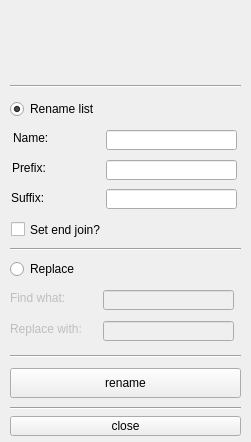
<?xml version="1.0" encoding="UTF-8"?>
<ui version="4.0">
 <class>RenameWindow</class>
 <widget class="QMainWindow" name="RenameWindow">
  <property name="windowModality">
   <enum>Qt::NonModal</enum>
  </property>
  <property name="enabled">
   <bool>true</bool>
  </property>
  <property name="geometry">
   <rect>
    <x>0</x>
    <y>0</y>
    <width>251</width>
    <height>442</height>
   </rect>
  </property>
  <property name="sizePolicy">
   <sizepolicy hsizetype="Fixed" vsizetype="Fixed">
    <horstretch>0</horstretch>
    <verstretch>0</verstretch>
   </sizepolicy>
  </property>
  <property name="minimumSize">
   <size>
    <width>251</width>
    <height>442</height>
   </size>
  </property>
  <property name="maximumSize">
   <size>
    <width>251</width>
    <height>442</height>
   </size>
  </property>
  <property name="contextMenuPolicy">
   <enum>Qt::DefaultContextMenu</enum>
  </property>
  <property name="windowTitle">
   <string>Rename v1.0</string>
  </property>
  <property name="toolButtonStyle">
   <enum>Qt::ToolButtonIconOnly</enum>
  </property>
  <property name="animated">
   <bool>false</bool>
  </property>
  <property name="tabShape">
   <enum>QTabWidget::Rounded</enum>
  </property>
  <property name="unifiedTitleAndToolBarOnMac">
   <bool>false</bool>
  </property>
  <widget class="QWidget" name="centralwidget">
   <widget class="QLineEdit" name="newNameTf">
    <property name="geometry">
     <rect>
      <x>106</x>
      <y>130</y>
      <width>131</width>
      <height>20</height>
     </rect>
    </property>
   </widget>
   <widget class="QLineEdit" name="prefixTf">
    <property name="enabled">
     <bool>true</bool>
    </property>
    <property name="geometry">
     <rect>
      <x>106</x>
      <y>160</y>
      <width>131</width>
      <height>20</height>
     </rect>
    </property>
    <property name="frame">
     <bool>true</bool>
    </property>
   </widget>
   <widget class="QLineEdit" name="suffixTf">
    <property name="enabled">
     <bool>true</bool>
    </property>
    <property name="geometry">
     <rect>
      <x>106</x>
      <y>189</y>
      <width>131</width>
      <height>20</height>
     </rect>
    </property>
   </widget>
   <widget class="Line" name="line">
    <property name="geometry">
     <rect>
      <x>10</x>
      <y>76</y>
      <width>231</width>
      <height>20</height>
     </rect>
    </property>
    <property name="orientation">
     <enum>Qt::Horizontal</enum>
    </property>
   </widget>
   <widget class="QPushButton" name="renameBt">
    <property name="geometry">
     <rect>
      <x>10</x>
      <y>368</y>
      <width>231</width>
      <height>30</height>
     </rect>
    </property>
    <property name="text">
     <string>rename</string>
    </property>
   </widget>
   <widget class="Line" name="line_2">
    <property name="geometry">
     <rect>
      <x>10</x>
      <y>399</y>
      <width>231</width>
      <height>19</height>
     </rect>
    </property>
    <property name="orientation">
     <enum>Qt::Horizontal</enum>
    </property>
   </widget>
   <widget class="QCheckBox" name="endCb">
    <property name="geometry">
     <rect>
      <x>11</x>
      <y>221</y>
      <width>111</width>
      <height>17</height>
     </rect>
    </property>
    <property name="text">
     <string>Set end join?</string>
    </property>
   </widget>
   <widget class="QPushButton" name="closeBt">
    <property name="geometry">
     <rect>
      <x>10</x>
      <y>416</y>
      <width>231</width>
      <height>20</height>
     </rect>
    </property>
    <property name="text">
     <string>close</string>
    </property>
   </widget>
   <widget class="Line" name="line_3">
    <property name="geometry">
     <rect>
      <x>10</x>
      <y>239</y>
      <width>231</width>
      <height>20</height>
     </rect>
    </property>
    <property name="orientation">
     <enum>Qt::Horizontal</enum>
    </property>
   </widget>
   <widget class="QRadioButton" name="renameRb">
    <property name="geometry">
     <rect>
      <x>10</x>
      <y>99</y>
      <width>100</width>
      <height>20</height>
     </rect>
    </property>
    <property name="text">
     <string>Rename list</string>
    </property>
    <property name="checked">
     <bool>true</bool>
    </property>
    <property name="autoRepeat">
     <bool>false</bool>
    </property>
   </widget>
   <widget class="QRadioButton" name="replaceRb">
    <property name="enabled">
     <bool>true</bool>
    </property>
    <property name="geometry">
     <rect>
      <x>10</x>
      <y>259</y>
      <width>100</width>
      <height>20</height>
     </rect>
    </property>
    <property name="text">
     <string>Replace</string>
    </property>
    <property name="checkable">
     <bool>true</bool>
    </property>
    <property name="checked">
     <bool>false</bool>
    </property>
   </widget>
   <widget class="QLabel" name="nameLb">
    <property name="geometry">
     <rect>
      <x>13</x>
      <y>130</y>
      <width>60</width>
      <height>16</height>
     </rect>
    </property>
    <property name="text">
     <string>Name:</string>
    </property>
   </widget>
   <widget class="QLabel" name="prefixLb">
    <property name="geometry">
     <rect>
      <x>12</x>
      <y>160</y>
      <width>50</width>
      <height>16</height>
     </rect>
    </property>
    <property name="text">
     <string>Prefix:</string>
    </property>
   </widget>
   <widget class="QLabel" name="sufixLb">
    <property name="geometry">
     <rect>
      <x>11</x>
      <y>190</y>
      <width>50</width>
      <height>16</height>
     </rect>
    </property>
    <property name="text">
     <string>Suffix:</string>
    </property>
   </widget>
   <widget class="Line" name="line_4">
    <property name="geometry">
     <rect>
      <x>10</x>
      <y>347</y>
      <width>231</width>
      <height>19</height>
     </rect>
    </property>
    <property name="orientation">
     <enum>Qt::Horizontal</enum>
    </property>
   </widget>
   <widget class="QLineEdit" name="findTf">
    <property name="enabled">
     <bool>false</bool>
    </property>
    <property name="geometry">
     <rect>
      <x>103</x>
      <y>290</y>
      <width>131</width>
      <height>20</height>
     </rect>
    </property>
   </widget>
   <widget class="QLabel" name="findLb">
    <property name="enabled">
     <bool>false</bool>
    </property>
    <property name="geometry">
     <rect>
      <x>10</x>
      <y>290</y>
      <width>91</width>
      <height>16</height>
     </rect>
    </property>
    <property name="text">
     <string>Find what:</string>
    </property>
   </widget>
   <widget class="QLineEdit" name="replaceTf">
    <property name="enabled">
     <bool>false</bool>
    </property>
    <property name="geometry">
     <rect>
      <x>103</x>
      <y>321</y>
      <width>131</width>
      <height>20</height>
     </rect>
    </property>
   </widget>
   <widget class="QLabel" name="replaceLb">
    <property name="enabled">
     <bool>false</bool>
    </property>
    <property name="geometry">
     <rect>
      <x>10</x>
      <y>321</y>
      <width>91</width>
      <height>16</height>
     </rect>
    </property>
    <property name="text">
     <string>Replace with:</string>
    </property>
   </widget>
   <zorder>line</zorder>
   <zorder>newNameTf</zorder>
   <zorder>prefixTf</zorder>
   <zorder>suffixTf</zorder>
   <zorder>renameBt</zorder>
   <zorder>line_2</zorder>
   <zorder>endCb</zorder>
   <zorder>closeBt</zorder>
   <zorder>line_3</zorder>
   <zorder>renameRb</zorder>
   <zorder>replaceRb</zorder>
   <zorder>nameLb</zorder>
   <zorder>prefixLb</zorder>
   <zorder>sufixLb</zorder>
   <zorder>line_4</zorder>
   <zorder>findTf</zorder>
   <zorder>findLb</zorder>
   <zorder>replaceTf</zorder>
   <zorder>replaceLb</zorder>
  </widget>
 </widget>
 <tabstops>
  <tabstop>newNameTf</tabstop>
  <tabstop>prefixTf</tabstop>
  <tabstop>suffixTf</tabstop>
 </tabstops>
 <resources/>
 <connections>
  <connection>
   <sender>replaceRb</sender>
   <signal>clicked(bool)</signal>
   <receiver>newNameTf</receiver>
   <slot>setDisabled(bool)</slot>
   <hints>
    <hint type="sourcelabel">
     <x>59</x>
     <y>268</y>
    </hint>
    <hint type="destinationlabel">
     <x>171</x>
     <y>139</y>
    </hint>
   </hints>
  </connection>
  <connection>
   <sender>renameRb</sender>
   <signal>clicked(bool)</signal>
   <receiver>newNameTf</receiver>
   <slot>setEnabled(bool)</slot>
   <hints>
    <hint type="sourcelabel">
     <x>59</x>
     <y>108</y>
    </hint>
    <hint type="destinationlabel">
     <x>171</x>
     <y>139</y>
    </hint>
   </hints>
  </connection>
  <connection>
   <sender>replaceRb</sender>
   <signal>clicked(bool)</signal>
   <receiver>prefixTf</receiver>
   <slot>setDisabled(bool)</slot>
   <hints>
    <hint type="sourcelabel">
     <x>59</x>
     <y>268</y>
    </hint>
    <hint type="destinationlabel">
     <x>171</x>
     <y>169</y>
    </hint>
   </hints>
  </connection>
  <connection>
   <sender>renameRb</sender>
   <signal>clicked(bool)</signal>
   <receiver>prefixTf</receiver>
   <slot>setEnabled(bool)</slot>
   <hints>
    <hint type="sourcelabel">
     <x>59</x>
     <y>108</y>
    </hint>
    <hint type="destinationlabel">
     <x>171</x>
     <y>169</y>
    </hint>
   </hints>
  </connection>
  <connection>
   <sender>replaceRb</sender>
   <signal>clicked(bool)</signal>
   <receiver>suffixTf</receiver>
   <slot>setDisabled(bool)</slot>
   <hints>
    <hint type="sourcelabel">
     <x>59</x>
     <y>268</y>
    </hint>
    <hint type="destinationlabel">
     <x>171</x>
     <y>198</y>
    </hint>
   </hints>
  </connection>
  <connection>
   <sender>renameRb</sender>
   <signal>clicked(bool)</signal>
   <receiver>suffixTf</receiver>
   <slot>setEnabled(bool)</slot>
   <hints>
    <hint type="sourcelabel">
     <x>59</x>
     <y>108</y>
    </hint>
    <hint type="destinationlabel">
     <x>171</x>
     <y>198</y>
    </hint>
   </hints>
  </connection>
  <connection>
   <sender>replaceRb</sender>
   <signal>clicked(bool)</signal>
   <receiver>endCb</receiver>
   <slot>setDisabled(bool)</slot>
   <hints>
    <hint type="sourcelabel">
     <x>59</x>
     <y>268</y>
    </hint>
    <hint type="destinationlabel">
     <x>51</x>
     <y>229</y>
    </hint>
   </hints>
  </connection>
  <connection>
   <sender>renameRb</sender>
   <signal>clicked(bool)</signal>
   <receiver>endCb</receiver>
   <slot>setEnabled(bool)</slot>
   <hints>
    <hint type="sourcelabel">
     <x>59</x>
     <y>108</y>
    </hint>
    <hint type="destinationlabel">
     <x>51</x>
     <y>229</y>
    </hint>
   </hints>
  </connection>
  <connection>
   <sender>replaceRb</sender>
   <signal>clicked(bool)</signal>
   <receiver>nameLb</receiver>
   <slot>setDisabled(bool)</slot>
   <hints>
    <hint type="sourcelabel">
     <x>59</x>
     <y>268</y>
    </hint>
    <hint type="destinationlabel">
     <x>42</x>
     <y>137</y>
    </hint>
   </hints>
  </connection>
  <connection>
   <sender>renameRb</sender>
   <signal>clicked(bool)</signal>
   <receiver>nameLb</receiver>
   <slot>setEnabled(bool)</slot>
   <hints>
    <hint type="sourcelabel">
     <x>59</x>
     <y>108</y>
    </hint>
    <hint type="destinationlabel">
     <x>42</x>
     <y>137</y>
    </hint>
   </hints>
  </connection>
  <connection>
   <sender>replaceRb</sender>
   <signal>clicked(bool)</signal>
   <receiver>prefixLb</receiver>
   <slot>setDisabled(bool)</slot>
   <hints>
    <hint type="sourcelabel">
     <x>59</x>
     <y>268</y>
    </hint>
    <hint type="destinationlabel">
     <x>36</x>
     <y>167</y>
    </hint>
   </hints>
  </connection>
  <connection>
   <sender>renameRb</sender>
   <signal>clicked(bool)</signal>
   <receiver>prefixLb</receiver>
   <slot>setEnabled(bool)</slot>
   <hints>
    <hint type="sourcelabel">
     <x>59</x>
     <y>108</y>
    </hint>
    <hint type="destinationlabel">
     <x>36</x>
     <y>167</y>
    </hint>
   </hints>
  </connection>
  <connection>
   <sender>replaceRb</sender>
   <signal>clicked(bool)</signal>
   <receiver>sufixLb</receiver>
   <slot>setDisabled(bool)</slot>
   <hints>
    <hint type="sourcelabel">
     <x>59</x>
     <y>268</y>
    </hint>
    <hint type="destinationlabel">
     <x>35</x>
     <y>197</y>
    </hint>
   </hints>
  </connection>
  <connection>
   <sender>renameRb</sender>
   <signal>clicked(bool)</signal>
   <receiver>sufixLb</receiver>
   <slot>setEnabled(bool)</slot>
   <hints>
    <hint type="sourcelabel">
     <x>59</x>
     <y>108</y>
    </hint>
    <hint type="destinationlabel">
     <x>35</x>
     <y>197</y>
    </hint>
   </hints>
  </connection>
  <connection>
   <sender>renameRb</sender>
   <signal>clicked(bool)</signal>
   <receiver>findLb</receiver>
   <slot>setDisabled(bool)</slot>
   <hints>
    <hint type="sourcelabel">
     <x>59</x>
     <y>108</y>
    </hint>
    <hint type="destinationlabel">
     <x>55</x>
     <y>297</y>
    </hint>
   </hints>
  </connection>
  <connection>
   <sender>replaceRb</sender>
   <signal>clicked(bool)</signal>
   <receiver>findLb</receiver>
   <slot>setEnabled(bool)</slot>
   <hints>
    <hint type="sourcelabel">
     <x>59</x>
     <y>268</y>
    </hint>
    <hint type="destinationlabel">
     <x>55</x>
     <y>297</y>
    </hint>
   </hints>
  </connection>
  <connection>
   <sender>renameRb</sender>
   <signal>clicked(bool)</signal>
   <receiver>findTf</receiver>
   <slot>setDisabled(bool)</slot>
   <hints>
    <hint type="sourcelabel">
     <x>59</x>
     <y>108</y>
    </hint>
    <hint type="destinationlabel">
     <x>168</x>
     <y>299</y>
    </hint>
   </hints>
  </connection>
  <connection>
   <sender>replaceRb</sender>
   <signal>clicked(bool)</signal>
   <receiver>findTf</receiver>
   <slot>setEnabled(bool)</slot>
   <hints>
    <hint type="sourcelabel">
     <x>59</x>
     <y>268</y>
    </hint>
    <hint type="destinationlabel">
     <x>168</x>
     <y>299</y>
    </hint>
   </hints>
  </connection>
  <connection>
   <sender>replaceRb</sender>
   <signal>clicked(bool)</signal>
   <receiver>replaceLb</receiver>
   <slot>setEnabled(bool)</slot>
   <hints>
    <hint type="sourcelabel">
     <x>59</x>
     <y>268</y>
    </hint>
    <hint type="destinationlabel">
     <x>55</x>
     <y>328</y>
    </hint>
   </hints>
  </connection>
  <connection>
   <sender>renameRb</sender>
   <signal>clicked(bool)</signal>
   <receiver>replaceLb</receiver>
   <slot>setDisabled(bool)</slot>
   <hints>
    <hint type="sourcelabel">
     <x>59</x>
     <y>108</y>
    </hint>
    <hint type="destinationlabel">
     <x>55</x>
     <y>328</y>
    </hint>
   </hints>
  </connection>
  <connection>
   <sender>replaceRb</sender>
   <signal>clicked(bool)</signal>
   <receiver>replaceTf</receiver>
   <slot>setEnabled(bool)</slot>
   <hints>
    <hint type="sourcelabel">
     <x>59</x>
     <y>268</y>
    </hint>
    <hint type="destinationlabel">
     <x>168</x>
     <y>330</y>
    </hint>
   </hints>
  </connection>
  <connection>
   <sender>renameRb</sender>
   <signal>clicked(bool)</signal>
   <receiver>replaceTf</receiver>
   <slot>setDisabled(bool)</slot>
   <hints>
    <hint type="sourcelabel">
     <x>59</x>
     <y>108</y>
    </hint>
    <hint type="destinationlabel">
     <x>168</x>
     <y>330</y>
    </hint>
   </hints>
  </connection>
 </connections>
</ui>
